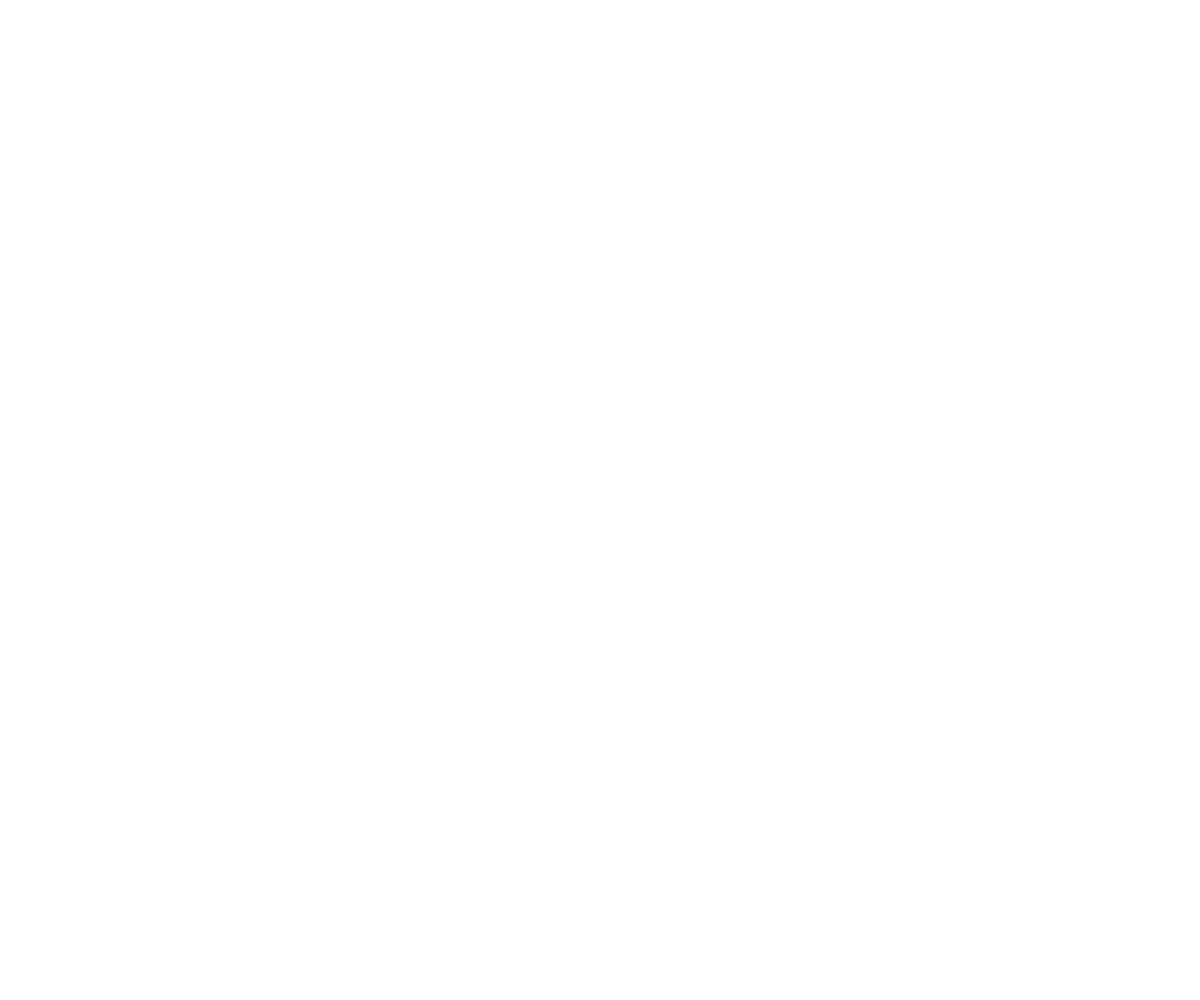
Frame 1 (no input)
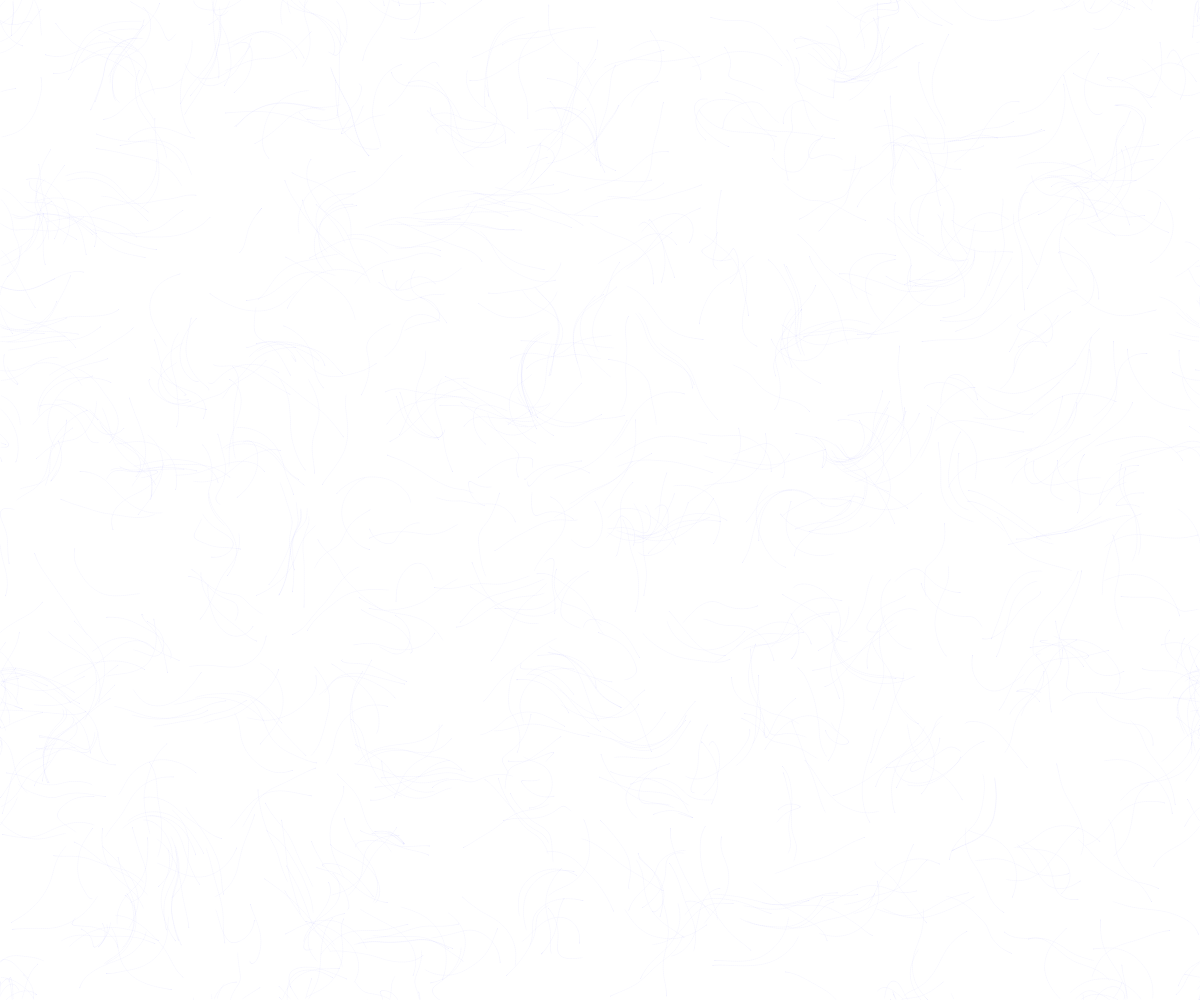
Frame 60 (no input)
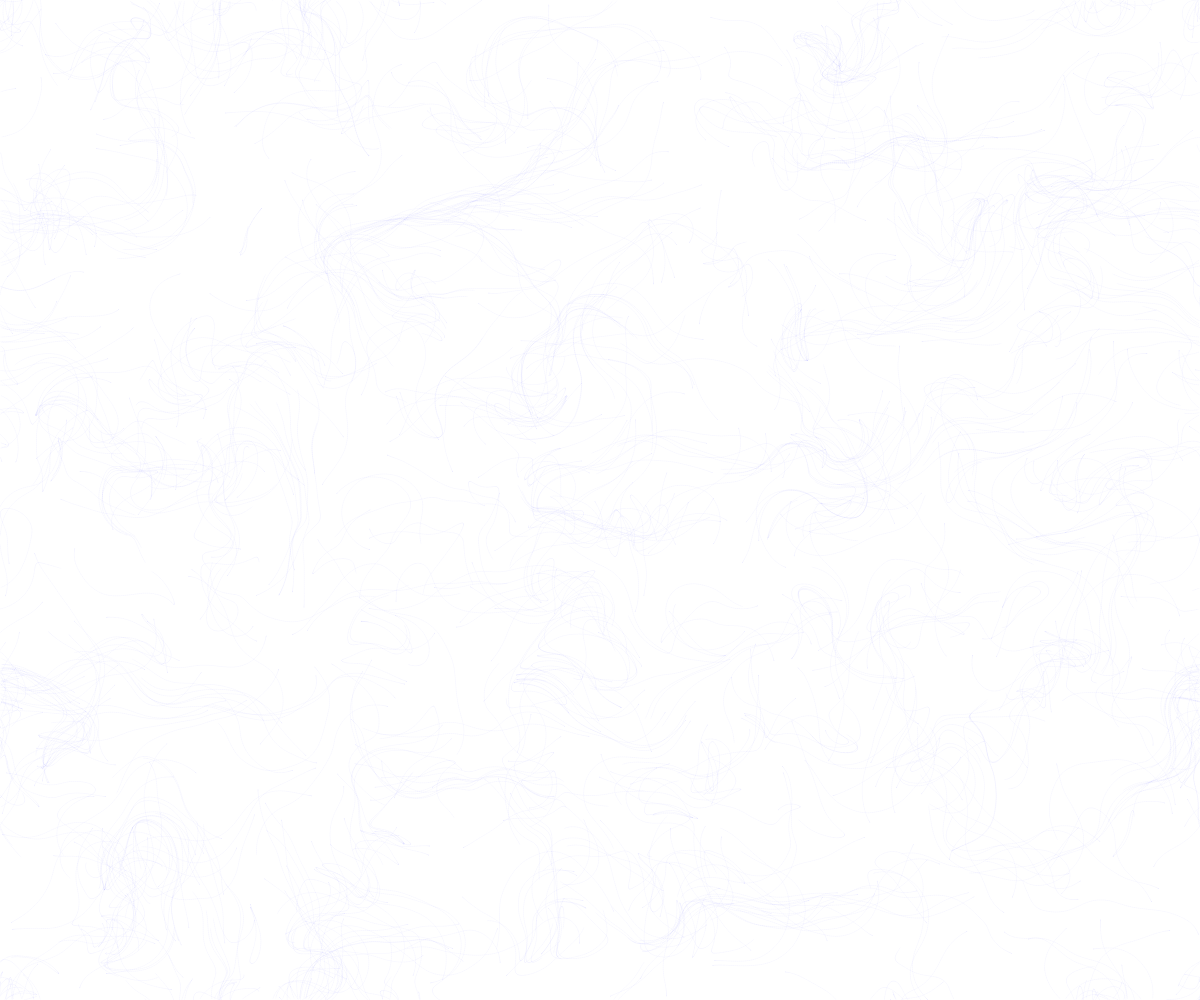
Frame 120 (the mouse pressed at the canvas centre since frame 60)

The p5.js sketch that drew these frames (run headless with seeded random() and noise() and a simulated clock; from frame 60 on, the mouse is pressed at the canvas centre):

// p5.js sketch
// ── sketch.js
let particles = [];
let N = 1000;
let seed;

class Particle {
	
	constructor(){
	
		this.position = createVector(random(width),random(height));
		this.speed = createVector(0,0);
		this.acceleration = createVector(0,0);
		this.prev = this.position;

	}
	
	move(){

		let perlin = noise(this.position.x/100, this.position.y/100);
		perlin = map(perlin,0,1,0,6*PI);

		this.acceleration.x = cos(perlin)*0.1;
		this.acceleration.y = sin(perlin)*0.1;
		this.prev = this.position;	
		this.position=p5.Vector.add(this.position,this.speed);
		this.speed=p5.Vector.add(this.speed,this.acceleration);
		this.speed.limit(2);

		if(this.position.x > width){
			this.position.x-=width;
			this.prev = this.position;
		}
		else if(this.position.x < 0){
			this.position.x+=width;
			this.prev = this.position;
		}


		if(this.position.y > height){
			this.position.y-=height;
			this.prev = this.position;
		}
		else if(this.position.y < 0){
			this.position.y+=height;
			this.prev = this.position;
		}

	}
	
	show(){
	
		stroke(0,0,255,5);
		strokeWeight(1);
		line(this.position.x, this.position.y, this.prev.x, this.prev.y);
	
	}
}

function setup() {
	
	createCanvas(windowWidth, windowHeight);
	background(255);
	
	for(let i=0; i<N; i++){
	
		particles.push(new Particle());
	
	}
}

function draw() {

	
	for(let i=0; i<N; i++){
	
		particles[i].show();
		particles[i].move();
	
	}
}
